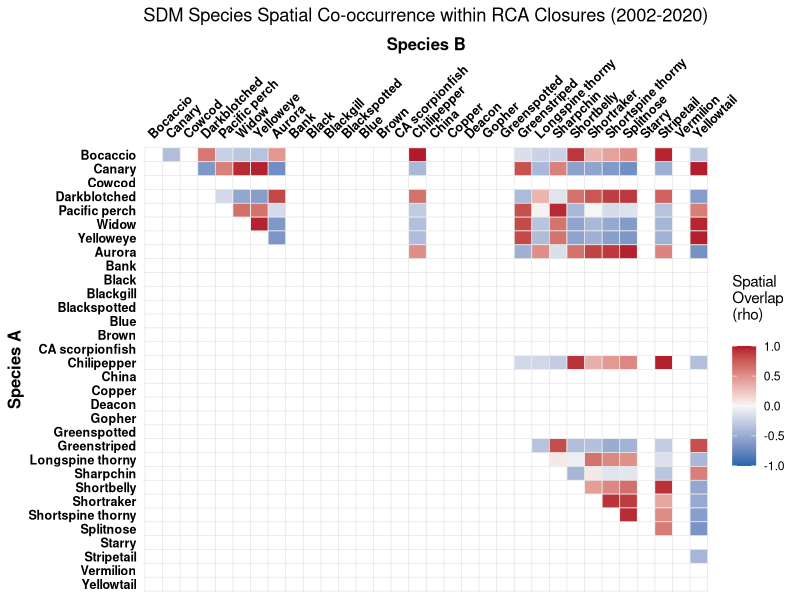

Reproduce this figure in R.
# SDM output One-Sample T-Test for RCA mapping project
# Blake Feist - created 15 May 2026

library(dplyr)
library(ggplot2)
library(readr)
library(tidyr)


### STEP 1: Load the data
setwd("~/Documents/GitHub/RCA_closure_areas/spatial_overlay_stats/")
main_data_wide <- read_csv("SDM_Zscore_data_wide.csv")
baselines      <- read.csv("SDM_regional_baselines.csv")

# Pivot the data from WIDE to LONG format
main_data_long <- main_data_wide %>%
  pivot_longer(
    cols = starts_with("mean_"),     # Tells R to grab all your species density columns
    names_to = "Species_ID",         # The new column that will hold the species names
    values_to = "Mean_Density"       # The new column that will hold the density numbers
  )

# Merge with baselines and calculate the spatial Z-Scores
df_monthly_z <- main_data_long %>%
  left_join(baselines, by = "Species_ID") %>%
  mutate(
    Z_Score = (Mean_Density - Regional_Mean) / Regional_SD
  )

# Quick sanity check: look at the newly reshaped data
head(df_monthly_z)

### STEP 2: The Hotspot Performance Evaluation (Annual)
# To test if closures targeted above-average densities while protecting against month-to-month
# time-dependency, collapse the data by your existing Year column and run your tests.

# Collapse monthly data into annual averages
df_annual <- df_monthly_z %>%
  group_by(year, Species_ID) %>%
  summarise(
    Avg_Z_Score = mean(Z_Score),
    .groups = "drop"
  )

# Run a One-Sample T-Test with a protective safety check (n() >= 2)
SDM_species_performance <- df_annual %>%
  group_by(Species_ID) %>%
  summarise(
    Years_Present       = n(),  # Counts how many years this species has data
    Mean_Z_Across_Years = mean(Avg_Z_Score),
    
    # The fix: Only run t.test if there are at least 2 years of data
    p_value = if(n() >= 2) {
      t.test(Avg_Z_Score, mu = 0, alternative = "greater")$p.value
    } else {
      NA  # Returns NA instead of crashing the script
    },
    .groups = "drop"
  )

# View your results table
print(SDM_species_performance)

### Step 3: Create the Species Interaction Matrix (Monthly)
# To look at fine-scale species co-occurrence patterns, pivot your full monthly dataset
# wide and run a Spearman rank correlation across your 220 Closure_ID timestamps.

# Define custom order and clean names
# Syntax: "QGIS_COLUMN_NAME" = "Clean Display Name"
species_order_map <- c(
  "mean_pauc" = "Bocaccio",
  "mean_pinn" = "Canary",
  "mean_levi" = "Cowcod",
  "mean_cram" = "Darkblotched",
  "mean_alut" = "Pacific perch",
  "mean_ento" = "Widow",
  "mean_rube" = "Yelloweye",
  "mean_auro" = "Aurora",
  "mean_rufu" = "Bank",
  "mean_mela" = "Black",
  "mean_omus" = "Blackgill",
  "mean_ctus" = "Blackspotted",
  "mean_myst" = "Blue",
  "mean_auri" = "Brown",
  "mean_guta" = "CA scorpionfish",
  "mean_good" = "Chilipepper",
  "mean_nebu" = "China",
  "mean_caur" = "Copper",
  "mean_diac" = "Deacon",
  "mean_carn" = "Gopher",
  "mean_chlo" = "Greenspotted",
  "mean_elon" = "Greenstriped",
  "mean_alti" = "Longspine thorny",
  "mean_zace" = "Sharpchin",
  "mean_jord" = "Shortbelly",
  "mean_bore" = "Shortraker",
  "mean_alas" = "Shortspine thorny",
  "mean_dipl" = "Splitnose",
  "mean_cons" = "Starry",
  "mean_saxi" = "Stripetail",
  "mean_mini" = "Vermilion",
  "mean_flav" = "Yellowtail"
)

# Pivot the monthly data wide by your YYYY-MM Closure_ID
df_monthly_wide <- df_monthly_z %>%
  select(Closure_ID, Species_ID, Z_Score) %>%
  pivot_wider(names_from = Species_ID, values_from = Z_Score)

# 2. Generate the correlation matrix
species_matrix <- df_monthly_wide %>%
  select(-Closure_ID) %>%
  cor(method = "spearman", use = "complete.obs")

# 3. Convert the matrix to long format
interaction_long <- as.data.frame(species_matrix) %>%
  mutate(Species1 = rownames(.)) %>%
  pivot_longer(-Species1, names_to = "Species2", values_to = "Correlation") %>%
  
  # --- THE FIX ---
  # Find the numerical position of each species in your custom map vector
  mutate(
    pos1 = match(Species1, names(species_order_map)),
    pos2 = match(Species2, names(species_order_map))
  ) %>%
  # Only keep tiles where the row species appears BEFORE the column species 
  # in your custom ecological order list
  filter(pos1 < pos2)

### Step 4: Plot the Interaction Heatmap
# This uses the exact layout modifications you requested: it clusters your species in the
# upper-right corner, keeps the axes alphabetical, rotates the top labels by 45 degrees, uses
# thin custom grid lines that frame the blocks perfectly, and keeps the tiles perfectly square.

# Get your clean sorted list of species names
species_list <- sort(unique(c(interaction_long$Species1, interaction_long$Species2)))
n_species <- length(species_list)

SDM_matrix_plot <- ggplot(interaction_long, aes(x = Species2, y = Species1, fill = Correlation)) +
  geom_tile(color = "white") +
  
  # Diverging palette (Blue = Avoidance/Deep vs Shallow, Red = High Co-occurrence)
  scale_fill_gradient2(low = "#2166ac", mid = "#f7f7f7", high = "#b2182b", 
                       midpoint = 0, limit = c(-1,1), name = "Spatial\nOverlap\n(rho)\n") +
  
  # Align axes alphabetically from A to Z
  scale_x_discrete(position = "top", 
                   limits = names(species_order_map), 
                   labels = species_order_map) + 
  
  scale_y_discrete(limits = rev(names(species_order_map)), 
                   labels = species_order_map) + 
  
  # Thin grid borders drawn perfectly between the cell edges
  geom_vline(xintercept = seq(0.5, length(species_order_map) + 0.5, by = 1), color = "gray90", linewidth = 0.25) +
  geom_hline(yintercept = seq(0.5, length(species_order_map) + 0.5, by = 1), color = "gray90", linewidth = 0.25) +
  
  theme_minimal() +
  labs(title = "SDM Species Spatial Co-occurrence within RCA Closures (2002-2020)", 
       x = "Species B", y = "Species A") +
  theme(
    panel.grid.major = element_blank(),
    panel.grid.minor = element_blank(),
    
    # 45-degree rotated top labels
    axis.text.x.top = element_text(size = 9, face = "bold", color = "black", angle = 45, hjust = 0, vjust = 0),
    axis.text.y = element_text(size = 9, face = "bold", color = "black"),
    axis.title = element_text(size = 12, face = "bold"),
    
    # Keeps cells perfectly square so text/labels don't stretch awkwardly
    coord_fixed() 
  )

# Save plot as high-resolution PNG
ggsave(
  filename = "SDM cooccurrence matrix plot.png",   # The name of your output file
  plot = SDM_matrix_plot,                        # Tells R which plot object to save
  width = 9,                                 # Physical width in inches
  height = 8.5,                                 # Physical height in inches
  units = "in",                               # Sets the measuring unit to inches ("in", "cm", or "mm")
  dpi = 600                                   # CRITICAL: Sets resolution to 600 DPI
)
